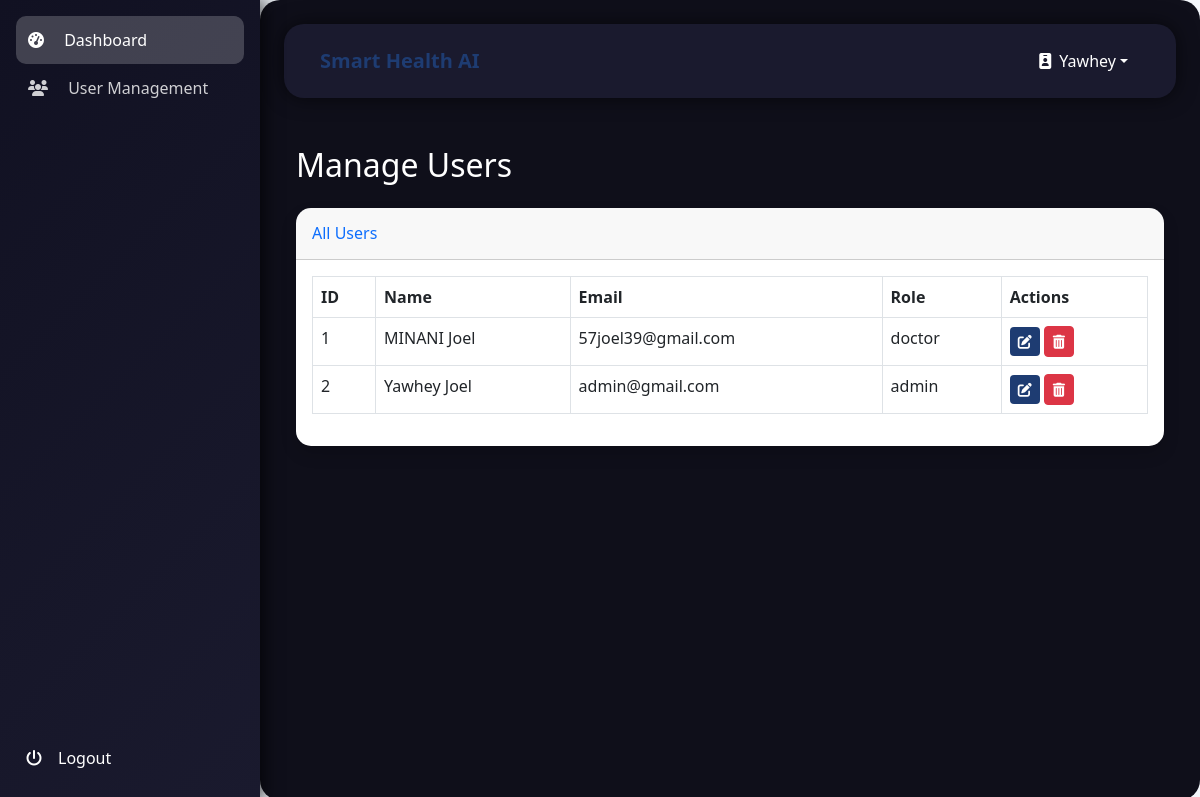
The page /dashboard/manage_users/ (signed in) on the database its author committed.
### accounts/models.py (models this page shows, shortened)
class Account(AbstractBaseUser, PermissionsMixin):
    first_name = models.CharField(max_length=50)
    last_name = models.CharField(max_length=50)
    email = models.EmailField(max_length=100, unique=True)
    phone_number = models.CharField(max_length=50, blank=True)
    date_joined = models.DateTimeField(auto_now_add=True)
    last_login = models.DateTimeField(auto_now=True)
    role = models.CharField(max_length=20, default='user')
    is_staff = models.BooleanField(default=False)
    is_active = models.BooleanField(default=False)
    is_superuser = models.BooleanField(default=False)
    USERNAME_FIELD = 'email'  # Use email as the unique identifier
    REQUIRED_FIELDS = ['first_name', 'last_name']  # Removed 'username'
    objects = MyAccountManager()

### dashboard/views.py (the view)
# urls.py: path('manage_users/', views.manage_users, name='manage_users'),
def manage_users(request):
    User = get_user_model()
    users = User.objects.all().order_by('id')
    context = {
        'users': users,
    }
    return render(request, 'pages/manage_users.html', context)

### templates/pages/manage_users.html (shortened to what this page needs)
{% extends 'adminbase.html' %}
{% block content %}
<div class="container my-5">
  <h2 class="mb-4">Manage Users</h2>
  <div class="card shadow">
    <div class="card-header py-3">
      <h6 class="m-0 font-weight-bold text-primary">All Users</h6>
    </div>
    <div class="card-body">
      <div class="table-responsive">
        {% if users %}
        <table class="table table-bordered" id="usersTable" width="100%" cellspacing="0">
          <thead class="thead-light">
            <tr>
              <th>ID</th>
              <th>Name</th>
              <th>Email</th>
              <th>Role</th>
              <th>Actions</th>
            </tr>
          </thead>
          <tbody>
            {% for user in users %}
            <tr>
              <td>{{ user.id }}</td>
              <td>{{ user.first_name }} {{ user.last_name }}</td>
              <td>{{ user.email }}</td>
              <td>{{ user.role|default:"N/A" }}</td>
              <td>
                <a href="{% url 'edit_user' user.id %}" class="btn btn-sm btn-primary" title="Edit">
                  <i class="fas fa-edit"></i>
                </a>
                <a href="{% url 'delete_user' user.id %}" class="btn btn-sm btn-danger" title="Delete" onclick="return confirm('Are you sure?');">
                  <i class="fas fa-trash-alt"></i>
                </a>
              </td>
            </tr>
            {% endfor %}
          </tbody>
        </table>
        {% else %}
          <p>No users found.</p>
        {% endif %}
      </div>
    </div>
  </div>
</div>
{% endblock %}

### templates/adminbase.html (shortened to what this page needs)
<!DOCTYPE html>
<html lang="en">
  <head>
    {% load static %}
    <link
      href="https://cdn.jsdelivr.net/npm/bootstrap@5.3.0/dist/css/bootstrap.min.css"
      rel="stylesheet"
    />
    <link
      href="https://cdnjs.cloudflare.com/ajax/libs/font-awesome/6.3.0/css/all.min.css"
      rel="stylesheet"
    />
    <link href="{% static 'css/base.css' %}" rel="stylesheet" />
  </head>
  <body>
    <div class="d-flex">
      <nav id="sidebar" class="d-flex flex-column p-3">
        <ul class="nav flex-column">
          <li class="nav-item">
            <a class="nav-link active" href="{% url 'admin_dashboard' %}">
              <i class="fa-solid fa-tachometer-alt me-3"></i>
              <span class="d-none d-sm-inline">Dashboard</span>
            </a>
          </li>
          <li class="nav-item">
            <a class="nav-link" href="{% url 'manage_users' %}">
              <i class="fa-solid fa-users me-3"></i>
              <span class="d-none d-sm-inline">User Management</span>
            </a>
          </li>
        </ul>
        <div class="sidebar-bottom">
          <a class="nav-link text-white" href="{% url 'logout_view' %}">
            <i class="fa-solid fa-power-off me-3"></i>
            <span class="d-none d-sm-inline">Logout</span>
          </a>
        </div>
      </nav>
      <div class="content w-100 p-4">
        <nav class="navbar navbar-expand-lg navbar-light">
          <div class="container-fluid">
            <a class="navbar-brand" style="color:white" href="{% url 'dashboard' %}">
              Smart Health AI
            </a>
            <div class="collapse navbar-collapse" id="navbarNav">
              <ul class="navbar-nav ms-auto align-items-center">
                <li class="nav-item dropdown">
                  <a
                    class="nav-link dropdown-toggle d-flex align-items-center"
                    href="#"
                    id="navbarDropdown"
                    role="button"
                    data-bs-toggle="dropdown"
                    aria-expanded="false"
                  >
                    <i class="fa-solid fa-id-badge me-2"></i>
                    <span>
                      {% if request.user.first_name %}
                        {{ request.user.first_name }}
                      {% else %}
                        {{ request.user.username }}
                      {% endif %}
                    </span>
                  </a>
                </li>
              </ul>
            </div>
          </div>
        </nav>
        {% block content %}{% endblock %}
      </div>
    </div>
  </body>
</html>

### static/css/base.css (style rules this page uses)
body { font-family: 'Inter', sans-serif; background: linear-gradient(to right, #dde1e7, #f4f7fc); color: #2c3e50; }
#sidebar { width: 250px; min-height: 100vh; background: linear-gradient(135deg, #1e3c72, #2a5298); box-shadow: 5px 0 15px rgba(0, 0, 0, 0.1); }
.nav-link { color: rgba(255, 255, 255, 0.8); padding: 12px; border-radius: 8px; transition: all 0.3s; }
.nav-link:hover, .nav-link.active { background-color: rgba(255, 255, 255, 0.2); color: #fff !important; }
.navbar { background: white; box-shadow: 0 4px 6px rgba(0, 0, 0, 0.1); }
.navbar-brand { font-weight: 600; color: #1e3c72 !important; }
.card { border: none; border-radius: 15px; box-shadow: 0 4px 10px rgba(0, 0, 0, 0.1); transition: transform 0.2s; }
.btn-primary { background: #1e3c72; border: none; transition: all 0.3s; }

### templates/adminbase.html (style rules this page uses)
body { font-family: 'Segoe UI', sans-serif; background-color: #0e0e20; color: white; margin: 0; }
#sidebar { width: 260px; min-height: 100vh; background: linear-gradient(135deg, #111122, #1a1a2e); box-shadow: 5px 0 15px rgba(0, 0, 0, 0.6); padding: 20px; position: fixed; top: 0; left: 0; z-index: 99; }
.nav-link { color: rgba(255, 255, 255, 0.8); padding: 12px; border-radius: 10px; transition: all 0.3s; border-right: 4px solid transparent; }
.navbar { background-color: #1a1a2e; box-shadow: 0 0 20px rgba(0, 0, 0, 0.6); padding: 0.8rem 1.5rem; margin-bottom: 2rem; border-radius: 20px; }
.navbar .nav-item .nav-link { color: white; }
.content { margin-left: 260px; padding: 20px; transition: margin-left 0.3s; background-color: #0f0f1a; border-radius: 20px; min-height: 100vh; }
.sidebar-bottom { position: absolute; bottom: 20px; width: calc(100% - 40px); }
.sidebar-bottom a.nav-link { color: white; border-radius: 10px; padding: 10px; display: flex; align-items: center; transition: background-color 0.3s ease; }

### rows shown on the page
Account: user.first_name "Yawhey", id "2", first_name "Yawhey", last_name "Joel", email "admin@gmail.com", role "admin"
Account: id "1", first_name "MINANI", last_name "Joel", email "57joel39@gmail.com", role "doctor"
